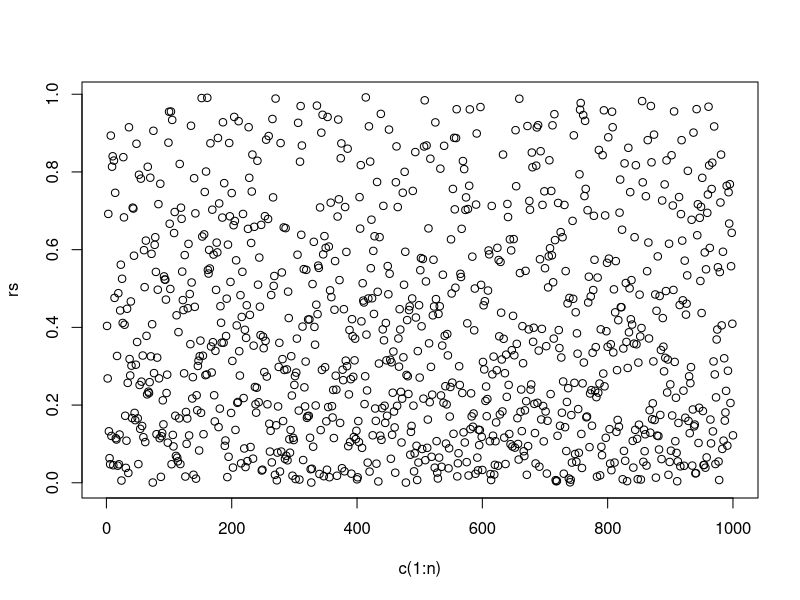
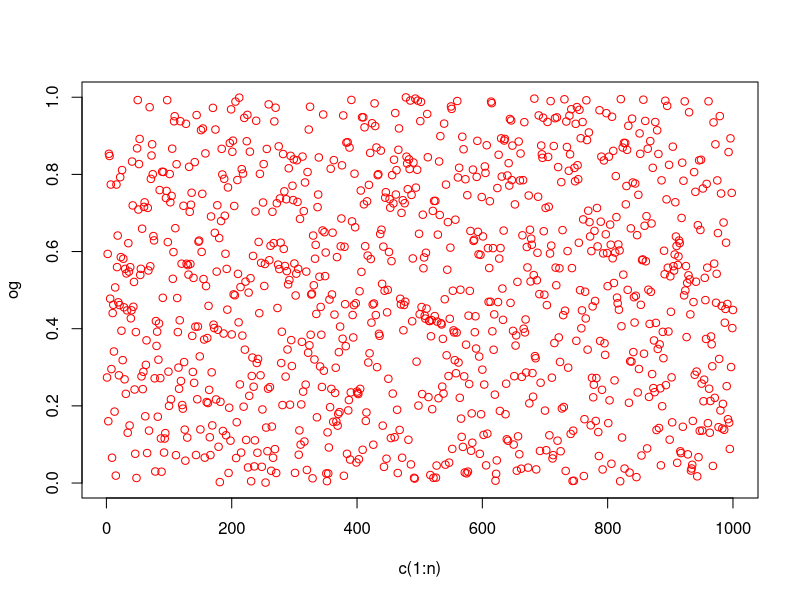

Here is the R script that generated these plots, in order:
set.seed(123)
#this is 3a
n= 1000
results = runif(n,0,1)
counter = 1
xs = numeric(0)
ys = numeric(0)
while(counter <= n)
{
  if(results[counter]>=0.5)
  {
    ys[counter]=results[counter]
    xs[counter] = 1-ys[counter]
  }
  else
  {
    xs[counter] = results[counter]
    ys[counter] = 1 -xs[counter]
  }
  counter = counter + 1
}
rs = xs/ys
og = runif(n,0,1)
plot(x=c(1:n),y=rs)
plot(x=c(1:n),y=og,col='red')
#4c
n=10
runplenty=1000
og = runif(n,0,1)
counter=1
result= numeric(0)
while(counter<=runplenty)
{
  og = runif(n,0,1)
  result[counter]=max(og)
  counter= counter+1
}
print(mean(result))